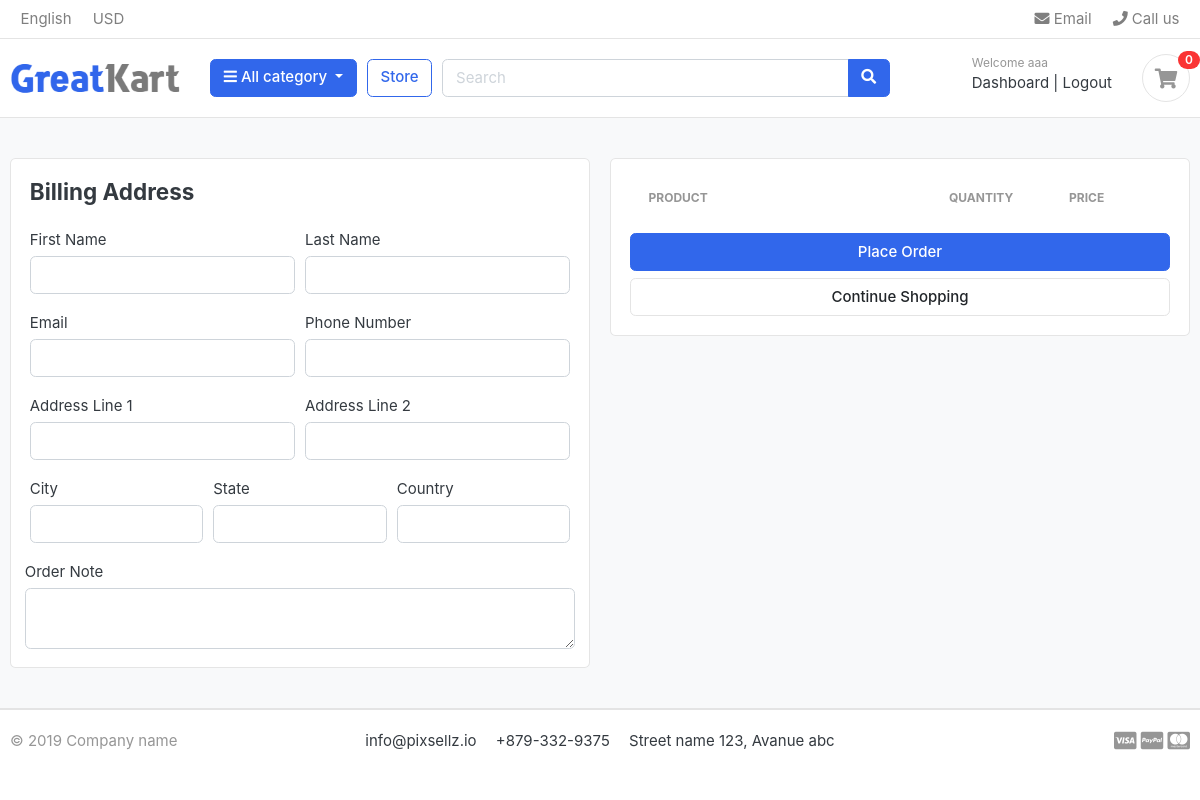
The page /cart/checkout/ (signed in) on the database as committed earlier.
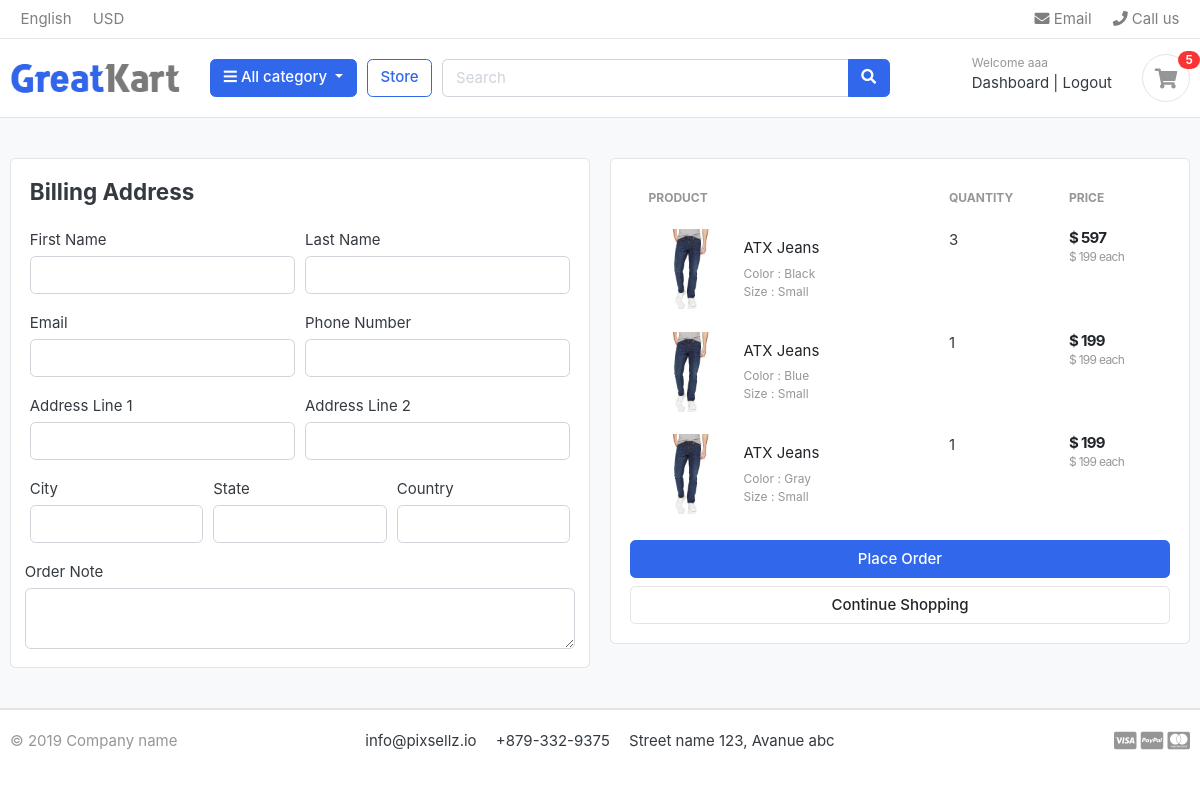
The same page on the database as committed later.
### carts/models.py (models this page shows, shortened)
class CartItem(models.Model):
    user = models.ForeignKey(Account,on_delete=models.CASCADE, null=True)
    product = models.ForeignKey(Product,on_delete= models.CASCADE)
    variations = models.ManyToManyField(Variation,blank=True)
    cart = models.ForeignKey(Cart,on_delete=models.CASCADE, null=True)
    quantity = models.IntegerField()
    is_active = models.BooleanField(default=True)
    def sub_total(self):
        return self.product.price * self.quantity

### store/models.py (models this page shows, shortened)
class Product(models.Model):
    product_name = models.CharField(max_length=200,unique=True)
    slug = models.SlugField(max_length=200,unique=True)
    description = models.TextField(max_length=500,blank=True)
    price = models.IntegerField()
    images = models.ImageField(upload_to='photos/products')
    stock = models.IntegerField()
    is_available = models.BooleanField(default=True)
    category = models.ForeignKey(Category,on_delete = models.CASCADE)
    created_date = models.DateTimeField(auto_now_add=True)
    modified_date = models.DateTimeField(auto_now=True)
    def get_url(self):
        return reverse('product_detail',args=[self.category.slug,self.slug])

class Variation(models.Model):
    product = models.ForeignKey(Product,on_delete=models.CASCADE)
    variation_category = models.CharField(max_length=100,choices=variation_category_choice)
    variation_value = models.CharField(max_length=100)
    is_active = models.BooleanField(default=True)
    created_date = models.DateTimeField(auto_now = True)
    objects = VariationManager()

### carts/views.py (the view)
# urls.py: path('checkout/',views.checkout,name='checkout'),
@login_required(login_url='login')
def checkout(request, total=0,quantity=0,cart_items=None):
    try:
        tax = 0
        grand_total= 0
        if request.user.is_authenticated:
            cart_items = CartItem.objects.filter(user=request.user,is_active=True)
        else:
            cart = Cart.objects.get(cart_id = _cart_id(request))
            cart_items = CartItem.objects.filter(cart=cart,is_active=True)
        for cart_item in cart_items:
            total += (cart_item.product.price*cart_item.quantity)
            quantity += cart_item.quantity
        tax = (2*total)/100
        grand_total = total+tax
    except ObjectDoesNotExist:
        pass
    context = {
            'total':total,
            'quantity':quantity,
            'cart_items':cart_items,
            'tax':tax,
            'grand_total':grand_total
        }
    return render(request,'store/checkout.html',context)

### carts/context_processors.py (called while the page is built)
def counter(request):
    cart_count = 0
    if 'admin' in request.path:
        return {}
    else:
        try:
            cart= Cart.objects.filter(cart_id=_cart_id(request))
            if request.user.is_authenticated:
                cart_items=CartItem.objects.all().filter(user=request.user)
            else:
                cart_items = CartItem.objects.all().filter(cart=cart[:1])
            for cart_item in cart_items:
                cart_count = cart_count + cart_item.quantity
        except Cart.DoesNotExist:
            cart_count = 0
    return dict(cart_count=cart_count)

### carts/views.py (called while the page is built)
def _cart_id(request):
    cart = request.session.session_key
    if not cart:
        cart = request.session.create()
    return cart

### category/context_processors.py (called while the page is built)
def menu_links(request):
    links = Category.objects.all()
    return dict(links=links)

### category/models.py (called while the page is built)
    def get_url(self):
        return reverse('products_by_category',args=[self.slug])

### templates/store/checkout.html (shortened to what this page needs)
{% extends 'base.html'%}
{% load static %}
{% block content %}
<section class="section-content padding-y bg">
<div class="container">
<div class="row">
	<aside class="col-lg-6">
<div class="card">
  <div class="card-body">
    <h4 class="card-title mb-4"> Billing Address</h4>
    <form action="{% url 'place_order' %}" method="POST">
      <div class="form-row">
        <div class="col form-group">
          <label for="">First Name</label>
          <input type="text" name="first_name" class="form-control" required>
        </div>
        <div class="col form-group">
          <label for="">Last Name</label>
          <input type="text" name="last_name" class="form-control" required>
        </div>
      </div>
      <div class="form-row">
        <div class="col form-group">
          <label for="">Email</label>
          <input type="email" name="email" class="form-control" required>
        </div>
        <div class="col form-group">
          <label for="">Phone Number</label>
          <input type="text" name="phone" class="form-control" required>
        </div>
      </div>
      <div class="form-row">
        <div class="col form-group">
          <label for="">Address Line 1</label>
          <input type="text" name="address_line_1" class="form-control" required>
        </div>
        <div class="col form-group">
          <label for="">Address Line 2</label>
          <input type="text" name="address_line_2" class="form-control" required>
        </div>
      </div>
      <div class="form-row">
        <div class="col form-group">
          <label for="">City</label>
          <input type="text" name="city" class="form-control" required>
        </div>
        <div class="col form-group">
          <label for="">State</label>
          <input type="text" name="state" class="form-control" required>
        </div>
        <div class="col form-group">
          <label for="">Country</label>
          <input type="text" name="country" class="form-control" required>
        </div>
          </div>
        <div class="form-row">
          <label for="">Order Note</label>
          <textarea name="order_note" rows="2" class="form-control"></textarea>
        </div>
  </div>
</div>
</aside>
<aside class="col-lg-6">
<div class="card">
<div class="card-body">
<table class="table table-borderless table-shopping-cart">
<thead class="text-muted">
<tr class="small text-uppercase">
  <th scope="col">Product</th>
  <th scope="col" width="120">Quantity</th>
  <th scope="col" width="120">Price</th>
</tr>
</thead>
<tbody>
{% for cart_item in cart_items %}
<tr>
	<td>
		<figure class="itemside align-items-center">
			<div class="aside"><img src="{{ cart_item.product.images.url }}" class="img-sm"></div>
			<figcaption class="info">
				<a href="{{ cart_item.product.get_url }}" class="title text-dark">{{ cart_item.product.product_name}}</a>
				<p class="text-muted small">
					{% if cart_item.variations.all %}
					{% for item in cart_item.variations.all %}
						{{ item.variation_category | capfirst }} : {{item.variation_value | capfirst}}<br>
					{% endfor %}
					{% endif %}
				 </p>
			</figcaption>
		</figure>
	</td>
	<td>
  <label for="">{{cart_item.quantity}}</label>
	</td>
	<td>
		<div class="price-wrap">
			<var class="price">$ {{cart_item.sub_total }}</var>
			<small  class="text-muted"> $ {{ cart_item.product.price}} each </small>
		</div>
	</td>
</tr>
{% endfor %}
</tbody>
</table>
      <button type="submit" name="submit"class="btn btn-primary btn-block">Place Order</button>
			<a href="{% url 'store' %}" class="btn btn-light btn-block">Continue Shopping</a>
		</div>
		</div>
</aside>
</div>
</div>
</section>
{% endblock %}

### templates/includes/navbar.html (shortened to what this page needs)
{% load static %}
  <header class="section-header">
  <nav class="navbar p-md-0 navbar-expand-sm navbar-light border-bottom">
  <div class="container">
    <div class="collapse navbar-collapse" id="navbarTop4">
      <ul class="navbar-nav mr-auto">
      	<li class="nav-item dropdown">
  		 	<a href="#" class="nav-link">   English </a>
  		</li>
  		<li class="nav-item dropdown">
  			<a href="#" class="nav-link"> USD </a>
  		</li>
      </ul>
      <ul class="navbar-nav">
  		<li><a href="#" class="nav-link"> <i class="fa fa-envelope"></i> Email </a></li>
  		<li><a href="#" class="nav-link"> <i class="fa fa-phone"></i> Call us </a></li>
  	</ul>
    </div>
  </div>
  </nav>
<section class="header-main border-bottom">
  	<div class="container">
  <div class="row align-items-center">
  	<div class="col-lg-2 col-md-3 col-6">
  		<a href="{% url 'home'%}" class="brand-wrap">
  			<img class="logo" src="{% static './images/logo.png' %}">
  		</a>
  	</div>
  	<div class="col-lg col-sm col-md col-6 flex-grow-0">
  		<div class="category-wrap dropdown d-inline-block float-right">
  			<button type="button" class="btn btn-primary dropdown-toggle" data-toggle="dropdown">
  				<i class="fa fa-bars"></i> All category
  			</button>
  		</div>
  	</div>
  	<a href="{% url 'store' %}" class="btn btn-outline-primary">Store</a>
  	<div class="col-lg  col-md-6 col-sm-12 col">
  		<form action="{% url 'search' %}" class="search" method='GET'>
  			<div class="input-group w-100">
  			    <input type="text" class="form-control" style="width:60%;" placeholder="Search" name='keyword'>
  			    <div class="input-group-append">
  			      <button class="btn btn-primary" type="submit">
  			        <i class="fa fa-search"></i>
  			      </button>
  			    </div>
  		    </div>
  		</form>
  	</div>
  	<div class="col-lg-3 col-sm-6 col-8 order-2 order-lg-3">
  				<div class="d-flex justify-content-end mb-3 mb-lg-0">
            {% if user.id is None %}
  					<div class="widget-header">
  						<small class="title text-muted">Welcome guest!</small>
  						<div>
  							<a href="{% url 'login' %}">Sign in</a> <span class="dark-transp"> | </span>
  							<a href="{% url 'register' %}"> Register</a>
  						</div>
  					</div>
            {% else %}
            <div class="widget-header">
              <small class="title text-muted">Welcome {{user.first_name}}</small>
              <div>
                <a href="{% url 'dashboard' %}">Dashboard </a> <span class="dark-transp"> | </span>
                <a href="{% url 'logout' %}"> Logout </a>
              </div>
            </div>
            {% endif %}
  					<a href="{% url 'cart' %}" class="widget-header pl-3 ml-3">
  						<div class="icon icon-sm rounded-circle border"><i class="fa fa-shopping-cart"></i></div>
  						<span class="badge badge-pill badge-danger notify">{{ cart_count}}</span>
  					</a>
  				</div>
  			</div>
  </div>
  	</div>
  </section>
  </header>

Rows that differ between the two databases and show on the page:
added CartItem: product.images (picture), product.product_name "ATX Jeans", quantity "3", sub_total "597", product.price "199"
now on this page (row unchanged): Variation: variation_category "Color", variation_value "Black", shown under "ATX Jeans"
now on this page (row unchanged): Variation: variation_category "Size", variation_value "Small"
added CartItem: product.images (picture), product.product_name "ATX Jeans", quantity "1", sub_total "199", product.price "199"
now on this page (row unchanged): Variation: variation_category "Color", variation_value "Blue", shown under "ATX Jeans"
added CartItem: product.images (picture), product.product_name "ATX Jeans", quantity "1", sub_total "199", product.price "199"
now on this page (row unchanged): Variation: variation_category "Color", variation_value "Gray", shown under "ATX Jeans"
Other text that changed with them:
{{ cart_count }}: "0" → "5"
